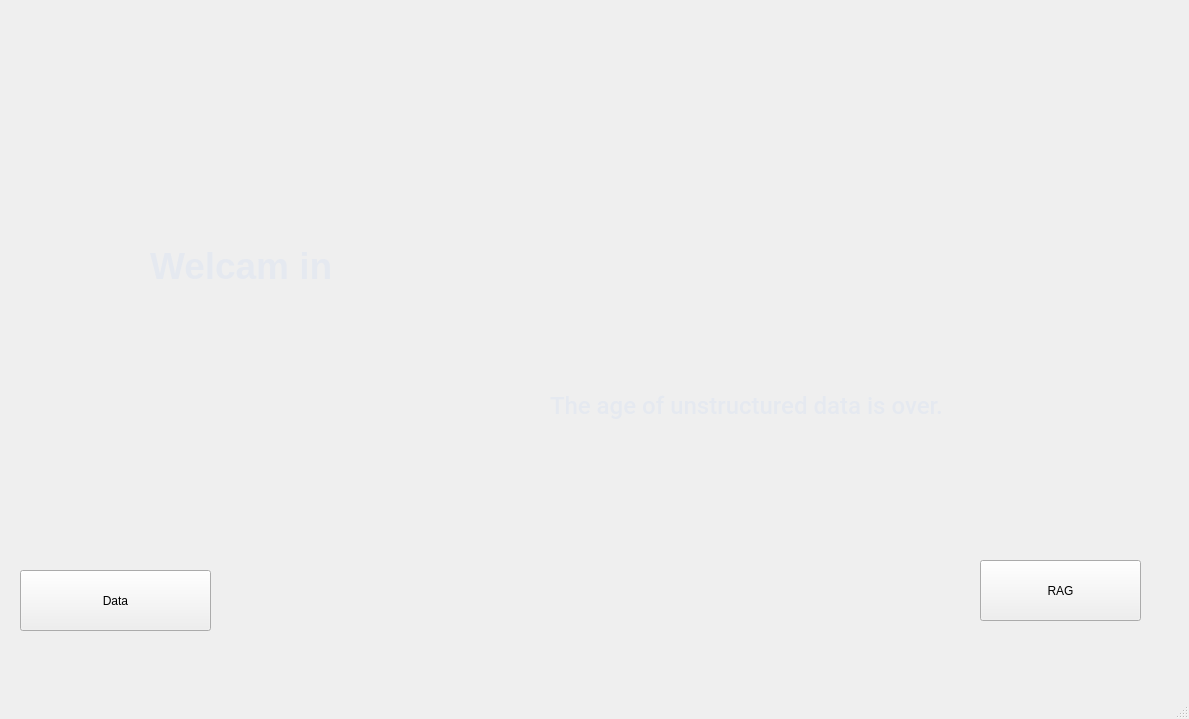
<?xml version="1.0" encoding="UTF-8"?>
<ui version="4.0">
 <class>secondaryButton</class>
 <widget class="QMainWindow" name="secondaryButton">
  <property name="geometry">
   <rect>
    <x>0</x>
    <y>0</y>
    <width>1189</width>
    <height>719</height>
   </rect>
  </property>
  <property name="windowTitle">
   <string>MainWindow</string>
  </property>
  <property name="autoFillBackground">
   <bool>false</bool>
  </property>
  <property name="styleSheet">
   <string notr="true">/* ==================== الخلفية ==================== */
QWidget#centralWidgetMain {
    background-image: url(&quot;C:/Users/ahmad/Downloads/Futuristic data engineering background for a software named _DataForge_._Visual metaphor of forging data_ digital streams being transformed, melted, and reshaped into structured forms._High-tech UI style, cyber (1).jpg&quot;);
    background-repeat: no-repeat;
    background-position: center;
    background-attachment: fixed;
    background-size: cover; /* لتملأ الصورة كامل الفورم */
    color: #ECEFF4;
    font-family: &quot;Roboto&quot;, &quot;Arial&quot;, &quot;Segoe UI&quot;, &quot;Noto Sans&quot;;
    font-size: 10.5pt;
}

/* ==================== الكرت الترحيبي ==================== */


/* ==================== العنوان الرئيسي ==================== */
QLabel#titleLabel, QLabel#titleLabel_2{
    font-size: 28pt; /* أكبر وأكثر بروزا */
    font-weight: 700;
    font-family: &quot;Roboto&quot;, &quot;Arial&quot;, &quot;Segoe UI&quot;;
    color: #E5E9F0;
    text-shadow: 1px 1px 4px rgba(0,0,0,0.7);
}

/* ==================== الوصف أسفل العنوان ==================== */
QLabel#label {  font-size: 18pt; /* أكبر وأكثر بروزا */
    font-weight: 500;
    font-family: &quot;Roboto&quot;, &quot;Arial&quot;, &quot;Segoe UI&quot;;
    color: #E5E9F0;
    text-shadow: 1px 1px 4px rgba(0,0,0,0.7);}

/* ==================== الأزرار الأساسية ==================== */
QPushButton#startButton {
    background-color: #2563EB !important;
    color: white !important;
    border-radius: 8px;
    padding: 10px 22px;
    border: none;
    font-size: 11pt;
    font-weight: 600;
}
QPushButton#startButton:hover {
    background-color: #1D4ED8 !important;
}
QPushButton#startButton:pressed {
    background-color: #1E3A8A !important;
}

/* ==================== زر ثانوي (اختياري) ==================== */
QPushButton#secondaryButton {
    background-color: transparent !important;
    border-radius: 8px;
    border: 1px solid #64748B;
    color: #E2E8F0 !important;
    padding: 6px 16px;
}
QPushButton#secondaryButton:hover {
    background-color: rgba(15, 23, 42, 0.7) !important;
}

/* ==================== حقول الإدخال ==================== */
QLineEdit {
    background-color: rgba(15, 23, 42, 0.9);
    border: 1px solid #475569;
    border-radius: 6px;
    padding: 4px 8px;
    color: #E5E9F0;
    selection-background-color: #2563EB;
    selection-color: #FFFFFF;
}
QLineEdit:focus {
    border: 1px solid #3B82F6;
}

/* ==================== ComboBox ==================== */
QComboBox {
    background-color: rgba(15, 23, 42, 0.9);
    border: 1px solid #475569;
    border-radius: 6px;
    padding: 4px 8px;
}
QComboBox:focus {
    border: 1px solid #3B82F6;
}
QComboBox::drop-down {
    border: none;
    width: 20px;
}
QComboBox::down-arrow {
    image: none;
}

/* ==================== Tooltip ==================== */
QToolTip {
    background-color: #111827;
    color: #E5E9F0;
    border: 1px solid #4B5563;
    padding: 4px 8px;
    border-radius: 4px;
}

/* ==================== ScrollBar ==================== */
QScrollBar:vertical {
    background: rgba(0,0,0,0.1);
    width: 10px;
    margin: 2px 0 2px 0;
}
QScrollBar::handle:vertical {
    background: #374151;
    min-height: 24px;
    border-radius: 4px;
}
QScrollBar::handle:vertical:hover {
    background: #4B5563;
}
QScrollBar::add-line:vertical,
QScrollBar::sub-line:vertical {
    background: none;
    height: 0px;
}
</string>
  </property>
  <widget class="QWidget" name="centralWidgetMain">
   <widget class="QPushButton" name="secondaryButton_2">
    <property name="geometry">
     <rect>
      <x>20</x>
      <y>570</y>
      <width>191</width>
      <height>61</height>
     </rect>
    </property>
    <property name="text">
     <string>Data</string>
    </property>
   </widget>
   <widget class="QLabel" name="titleLabel">
    <property name="geometry">
     <rect>
      <x>150</x>
      <y>240</y>
      <width>451</width>
      <height>51</height>
     </rect>
    </property>
    <property name="text">
     <string>Welcam in</string>
    </property>
   </widget>
   <widget class="QPushButton" name="pushButton">
    <property name="geometry">
     <rect>
      <x>980</x>
      <y>560</y>
      <width>161</width>
      <height>61</height>
     </rect>
    </property>
    <property name="text">
     <string>RAG</string>
    </property>
   </widget>
   <widget class="QLabel" name="label">
    <property name="geometry">
     <rect>
      <x>550</x>
      <y>370</y>
      <width>521</width>
      <height>71</height>
     </rect>
    </property>
    <property name="font">
     <font>
      <family>Roboto</family>
      <pointsize>18</pointsize>
      <fontweight>Medium</fontweight>
     </font>
    </property>
    <property name="text">
     <string>The age of unstructured data is over.</string>
    </property>
   </widget>
  </widget>
  <widget class="QStatusBar" name="statusbar"/>
 </widget>
 <resources/>
 <connections/>
</ui>
